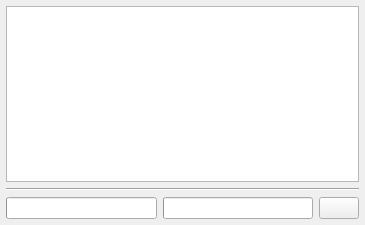
<?xml version="1.0" encoding="UTF-8"?>
<ui version="4.0">
 <class>UpdateDialog</class>
 <widget class="QDialog" name="UpdateDialog">
  <property name="windowModality">
   <enum>Qt::WindowModal</enum>
  </property>
  <property name="geometry">
   <rect>
    <x>0</x>
    <y>0</y>
    <width>365</width>
    <height>225</height>
   </rect>
  </property>
  <property name="windowTitle">
   <string>Updating...</string>
  </property>
  <property name="windowIcon">
   <iconset resource="icons.qrc">
    <normaloff>:/Icons/refresh.png</normaloff>:/Icons/refresh.png</iconset>
  </property>
  <property name="modal">
   <bool>true</bool>
  </property>
  <layout class="QVBoxLayout" name="verticalLayout" stretch="0,0,1">
   <property name="leftMargin">
    <number>6</number>
   </property>
   <property name="topMargin">
    <number>6</number>
   </property>
   <property name="rightMargin">
    <number>6</number>
   </property>
   <property name="bottomMargin">
    <number>6</number>
   </property>
   <item>
    <widget class="QTreeWidget" name="treeWidget">
     <property name="focusPolicy">
      <enum>Qt::NoFocus</enum>
     </property>
     <property name="editTriggers">
      <set>QAbstractItemView::NoEditTriggers</set>
     </property>
     <property name="verticalScrollMode">
      <enum>QAbstractItemView::ScrollPerPixel</enum>
     </property>
     <property name="rootIsDecorated">
      <bool>false</bool>
     </property>
     <property name="itemsExpandable">
      <bool>false</bool>
     </property>
     <attribute name="headerVisible">
      <bool>false</bool>
     </attribute>
     <column>
      <property name="text">
       <string notr="true">1</string>
      </property>
     </column>
    </widget>
   </item>
   <item>
    <widget class="Line" name="line">
     <property name="orientation">
      <enum>Qt::Horizontal</enum>
     </property>
    </widget>
   </item>
   <item>
    <widget class="QFrame" name="frame">
     <property name="maximumSize">
      <size>
       <width>16777215</width>
       <height>42</height>
      </size>
     </property>
     <property name="frameShape">
      <enum>QFrame::NoFrame</enum>
     </property>
     <property name="frameShadow">
      <enum>QFrame::Raised</enum>
     </property>
     <layout class="QHBoxLayout" name="horizontalLayout">
      <property name="leftMargin">
       <number>0</number>
      </property>
      <property name="topMargin">
       <number>0</number>
      </property>
      <property name="rightMargin">
       <number>0</number>
      </property>
      <property name="bottomMargin">
       <number>0</number>
      </property>
      <item>
       <widget class="QProgressBar" name="progressBar_downloading">
        <property name="whatsThis">
         <string>Download progress</string>
        </property>
        <property name="value">
         <number>0</number>
        </property>
        <property name="textVisible">
         <bool>false</bool>
        </property>
       </widget>
      </item>
      <item>
       <widget class="QProgressBar" name="progressBar_unpacking">
        <property name="whatsThis">
         <string>Unpack progress</string>
        </property>
        <property name="value">
         <number>0</number>
        </property>
        <property name="textVisible">
         <bool>false</bool>
        </property>
       </widget>
      </item>
      <item>
       <widget class="QPushButton" name="cancelButton">
        <property name="maximumSize">
         <size>
          <width>40</width>
          <height>40</height>
         </size>
        </property>
        <property name="focusPolicy">
         <enum>Qt::NoFocus</enum>
        </property>
        <property name="icon">
         <iconset resource="icons.qrc">
          <normaloff>:/Icons/cancel.png</normaloff>:/Icons/cancel.png</iconset>
        </property>
        <property name="iconSize">
         <size>
          <width>32</width>
          <height>32</height>
         </size>
        </property>
       </widget>
      </item>
     </layout>
    </widget>
   </item>
  </layout>
 </widget>
 <resources>
  <include location="icons.qrc"/>
 </resources>
 <connections/>
</ui>
